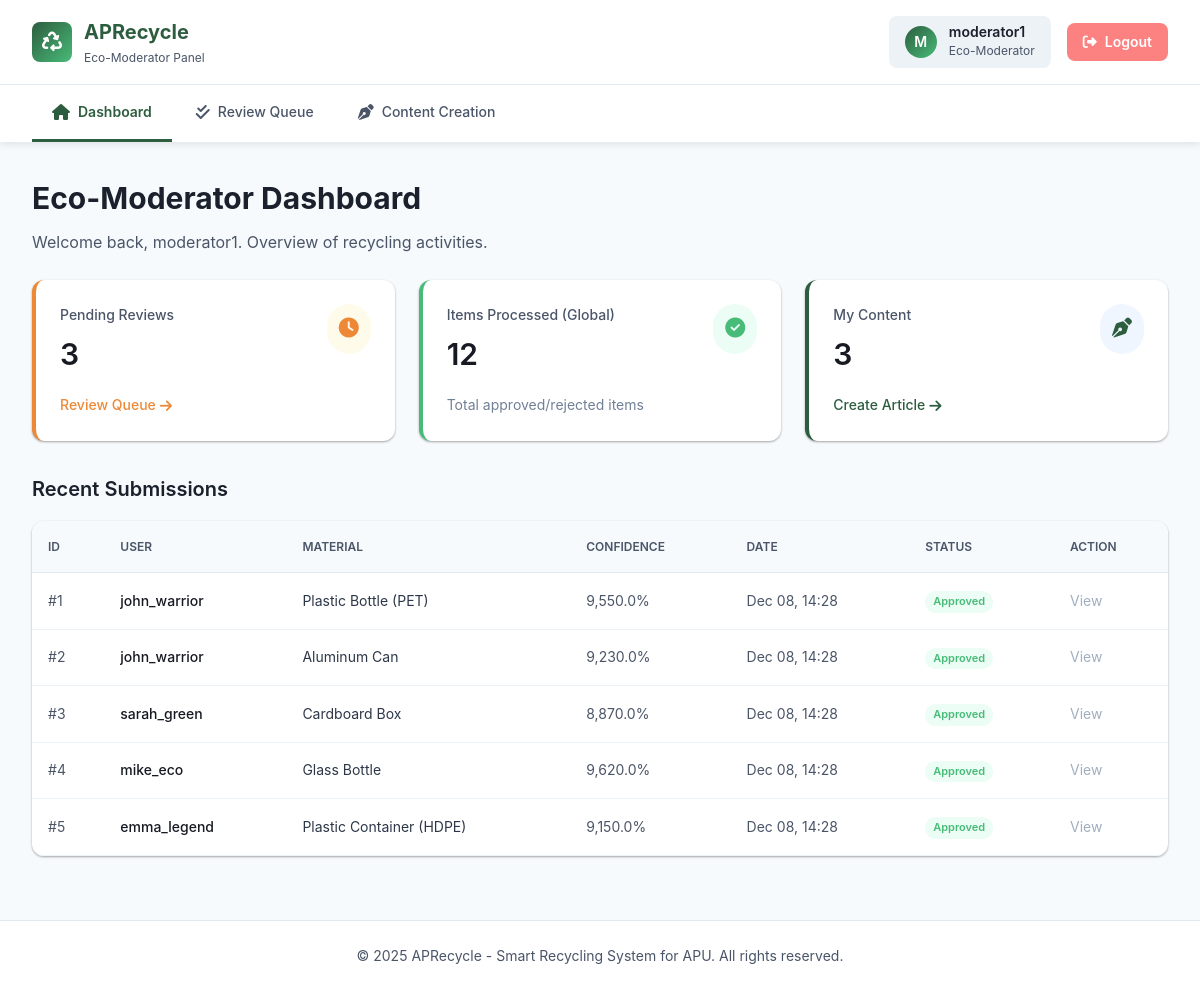
Screenshot of /eco-moderator/dashboard.php (signed in) with the database file from the repository.
### tables this page shows
CREATE TABLE IF NOT EXISTS `recycling_submission` (
  `submission_id` int NOT NULL AUTO_INCREMENT,
  `user_id` int NOT NULL,
  `bin_id` int NOT NULL,
  `image_url` varchar(255) NOT NULL,
  `ai_confidence` decimal(5,2) NOT NULL,
  `status` varchar(20) NOT NULL,
  `moderator_feedback` text,
  `created_at` datetime NOT NULL DEFAULT CURRENT_TIMESTAMP,
  PRIMARY KEY (`submission_id`),
  KEY `user_id` (`user_id`),
  KEY `bin_id` (`bin_id`)
);

CREATE TABLE IF NOT EXISTS `user` (
  `user_id` int NOT NULL AUTO_INCREMENT,
  `username` varchar(50) NOT NULL,
  `password` varchar(255) NOT NULL,
  `email` varchar(255) NOT NULL,
  `role` varchar(20) NOT NULL,
  `qr_code` varchar(255) NOT NULL,
  `lifetime_points` int NOT NULL DEFAULT '0',
  `created_at` datetime NOT NULL DEFAULT CURRENT_TIMESTAMP,
  `team_id` int DEFAULT NULL,
  PRIMARY KEY (`user_id`),
  KEY `team_id` (`team_id`)
);

CREATE TABLE IF NOT EXISTS `material` (
  `material_id` int NOT NULL AUTO_INCREMENT,
  `material_name` varchar(100) NOT NULL,
  `points_per_item` int NOT NULL,
  PRIMARY KEY (`material_id`)
);

### eco-moderator/dashboard.php (the view, shortened to what this page needs)
<?php
require_once 'includes/header.php';
$conn = getDBConnection();
$user_id = $_SESSION['user_id'];
$sql_pending = "SELECT COUNT(*) as count FROM recycling_submission WHERE status = 'pending'";
$res_pending = $conn->query($sql_pending);
$pending_count = $res_pending->fetch_assoc()['count'];
$sql_processed = "SELECT COUNT(*) as count FROM recycling_submission WHERE status IN ('approved', 'rejected')";
$res_processed = $conn->query($sql_processed);
$processed_count = $res_processed->fetch_assoc()['count'];
$sql_content = "SELECT COUNT(*) as count FROM educational_content WHERE author_id = ?";
$stmt_content = $conn->prepare($sql_content);
$stmt_content->bind_param("i", $user_id);
$stmt_content->execute();
$content_count = $stmt_content->get_result()->fetch_assoc()['count'];
$sql_recent = "SELECT s.submission_id, s.image_url, s.ai_confidence, s.status, s.created_at, u.username, m.material_name
               FROM recycling_submission s
               LEFT JOIN user u ON s.user_id = u.user_id
               LEFT JOIN submission_material sm ON s.submission_id = sm.submission_id
               LEFT JOIN material m ON sm.material_id = m.material_id
               ORDER BY s.created_at DESC LIMIT 5";
$recent_submissions = $conn->query($sql_recent);
?>
<div class="page-header">
    <h1 class="page-title">Eco-Moderator Dashboard</h1>
    <p class="page-description">Welcome back, <?php echo htmlspecialchars($_SESSION['username']); ?>. Overview of recycling activities.</p>
</div>
<div style="display: grid; grid-template-columns: repeat(auto-fit, minmax(300px, 1fr)); gap: var(--space-6); margin-bottom: var(--space-8);">
    <div style="background: white; padding: var(--space-6); border-radius: var(--radius-lg); box-shadow: var(--shadow-sm); border-left: 4px solid var(--color-warning);">
        <div style="display: flex; justify-content: space-between; align-items: flex-start; margin-bottom: var(--space-4);">
            <div>
                <p style="color: var(--color-gray-600); margin: 0; font-size: var(--text-sm); font-weight: 500;">Pending Reviews</p>
                <h2 style="font-size: var(--text-3xl); margin: var(--space-1) 0 0 0; color: var(--color-gray-900);"><?php echo $pending_count; ?></h2>
            </div>
            <div style="padding: var(--space-3); background: #FFFBEB; border-radius: var(--radius-full); color: var(--color-warning);">
                <i class="fas fa-clock fa-lg"></i>
            </div>
        </div>
        <a href="review-queue.php" style="color: var(--color-warning); font-size: var(--text-sm); font-weight: 500; text-decoration: none; display: flex; align-items: center; gap: var(--space-1);">
            Review Queue <i class="fas fa-arrow-right"></i>
        </a>
    </div>
    <div style="background: white; padding: var(--space-6); border-radius: var(--radius-lg); box-shadow: var(--shadow-sm); border-left: 4px solid var(--color-success);">
        <div style="display: flex; justify-content: space-between; align-items: flex-start; margin-bottom: var(--space-4);">
            <div>
                <p style="color: var(--color-gray-600); margin: 0; font-size: var(--text-sm); font-weight: 500;">Items Processed (Global)</p>
                <h2 style="font-size: var(--text-3xl); margin: var(--space-1) 0 0 0; color: var(--color-gray-900);"><?php echo $processed_count; ?></h2>
            </div>
            <div style="padding: var(--space-3); background: #ECFDF5; border-radius: var(--radius-full); color: var(--color-success);">
                <i class="fas fa-check-circle fa-lg"></i>
            </div>
        </div>
        <div style="font-size: var(--text-sm); color: var(--color-gray-500);">Total approved/rejected items</div>
    </div>
    <div style="background: white; padding: var(--space-6); border-radius: var(--radius-lg); box-shadow: var(--shadow-sm); border-left: 4px solid var(--color-primary);">
        <div style="display: flex; justify-content: space-between; align-items: flex-start; margin-bottom: var(--space-4);">
            <div>
                <p style="color: var(--color-gray-600); margin: 0; font-size: var(--text-sm); font-weight: 500;">My Content</p>
                <h2 style="font-size: var(--text-3xl); margin: var(--space-1) 0 0 0; color: var(--color-gray-900);"><?php echo $content_count; ?></h2>
            </div>
            <div style="padding: var(--space-3); background: #EFF6FF; border-radius: var(--radius-full); color: var(--color-primary);">
                <i class="fas fa-pen-nib fa-lg"></i>
            </div>
        </div>
        <a href="content-creation.php" style="color: var(--color-primary); font-size: var(--text-sm); font-weight: 500; text-decoration: none; display: flex; align-items: center; gap: var(--space-1);">
            Create Article <i class="fas fa-arrow-right"></i>
        </a>
    </div>
</div>
<h2 style="font-size: var(--text-xl); color: var(--color-gray-800); margin-bottom: var(--space-4);">Recent Submissions</h2>
<div style="background: white; border-radius: var(--radius-lg); box-shadow: var(--shadow-sm); overflow: hidden;">
    <div style="overflow-x: auto;">
        <table style="width: 100%; border-collapse: collapse; text-align: left;">
            <thead style="background: var(--color-gray-50); border-bottom: 1px solid var(--color-gray-200);">
                <tr>
                    <th style="padding: var(--space-4); font-size: var(--text-xs); font-weight: 600; color: var(--color-gray-600); text-transform: uppercase;">ID</th>
                    <th style="padding: var(--space-4); font-size: var(--text-xs); font-weight: 600; color: var(--color-gray-600); text-transform: uppercase;">User</th>
                    <th style="padding: var(--space-4); font-size: var(--text-xs); font-weight: 600; color: var(--color-gray-600); text-transform: uppercase;">Material</th>
                    <th style="padding: var(--space-4); font-size: var(--text-xs); font-weight: 600; color: var(--color-gray-600); text-transform: uppercase;">Confidence</th>
                    <th style="padding: var(--space-4); font-size: var(--text-xs); font-weight: 600; color: var(--color-gray-600); text-transform: uppercase;">Date</th>
                    <th style="padding: var(--space-4); font-size: var(--text-xs); font-weight: 600; color: var(--color-gray-600); text-transform: uppercase;">Status</th>
                    <th style="padding: var(--space-4); font-size: var(--text-xs); font-weight: 600; color: var(--color-gray-600); text-transform: uppercase;">Action</th>
                </tr>
            </thead>
            <tbody style="font-size: var(--text-sm);">
                <?php if ($recent_submissions && $recent_submissions->num_rows > 0): ?>
                        <?php while ($row = $recent_submissions->fetch_assoc()): ?>
                            <tr style="border-bottom: 1px solid var(--color-gray-100);">
                                <td style="padding: var(--space-4); color: var(--color-gray-600);">#<?php echo $row['submission_id']; ?></td>
                                <td style="padding: var(--space-4); font-weight: 500; color: var(--color-gray-900);"><?php echo htmlspecialchars($row['username'] ?? 'Unknown'); ?></td>
                                <td style="padding: var(--space-4); color: var(--color-gray-700);"><?php echo htmlspecialchars($row['material_name'] ?? 'Unclassified'); ?></td>
                                <td style="padding: var(--space-4); color: var(--color-gray-600);">
                                    <?php
                                    $conf = $row['ai_confidence'] * 100;
                                    echo number_format($conf, 1) . '%';
                                    ?>
                                </td>
                                <td style="padding: var(--space-4); color: var(--color-gray-600);"><?php echo date('M d, H:i', strtotime($row['created_at'])); ?></td>
                                <td style="padding: var(--space-4);">
                                    <?php
                                    $status_color = 'var(--color-gray-500)';
                                    $bg_color = 'var(--color-gray-100)';
                                    $label = ucfirst($row['status']);
                                    if ($row['status'] == 'approved') {
                                        $status_color = 'var(--color-success)';
                                        $bg_color = '#ECFDF5';
                                    } elseif ($row['status'] == 'rejected') {
                                        $status_color = 'var(--color-error)';
                                        $bg_color = '#FEF2F2';
                                    } elseif ($row['status'] == 'pending') {
                                        $status_color = 'var(--color-warning)';
                                        $bg_color = '#FFFBEB';
                                    }
                                    ?>
                                    <span style="display: inline-block; padding: 2px 8px; border-radius: var(--radius-full); font-size: 11px; font-weight: 600; color: <?php echo $status_color; ?>; background: <?php echo $bg_color; ?>;">
                                        <?php echo $label; ?>
                                    </span>
                                </td>
                                <td style="padding: var(--space-4);">
                                    <?php if ($row['status'] == 'pending'): ?>
                                        <a href="review-queue.php?id=<?php echo $row['submission_id']; ?>" style="color: var(--color-primary); font-weight: 500; text-decoration: none;">Review</a>
                                    <?php else: ?>
                                        <span style="color: var(--color-gray-400);">View</span>
                                    <?php endif; ?>
                                </td>
                            </tr>
                        <?php endwhile; ?>
                <?php else: ?>
                        <tr>
                            <td colspan="7" style="padding: var(--space-8); text-align: center; color: var(--color-gray-500);">No recent submissions found.</td>
                        </tr>
                <?php endif; ?>
            </tbody>
        </table>
    </div>
</div>
<?php
require_once 'includes/footer.php';
?>

### rows the page displays
recycling_submission: submission_id "1", user.username "john_warrior", material.material_name "Plastic Bottle (PET)", ai_confidence "9,550.0", created_at "Dec 08, 14:28", status "Approved", shows "View"
recycling_submission: submission_id "2", user.username "john_warrior", material.material_name "Aluminum Can", ai_confidence "9,230.0", created_at "Dec 08, 14:28", status "Approved", shows "View"
recycling_submission: submission_id "3", user.username "sarah_green", material.material_name "Cardboard Box", ai_confidence "8,870.0", created_at "Dec 08, 14:28", status "Approved", shows "View"
recycling_submission: submission_id "4", user.username "mike_eco", material.material_name "Glass Bottle", ai_confidence "9,620.0", created_at "Dec 08, 14:28", status "Approved", shows "View"
recycling_submission: submission_id "5", user.username "emma_legend", material.material_name "Plastic Container (HDPE)", ai_confidence "9,150.0", created_at "Dec 08, 14:28", status "Approved", shows "View"

### other values shown
substr($_SESSION['username'], 0, 1) "M"
$_SESSION['username'] "moderator1"
$pending_count "3"
$processed_count "12"
$content_count "3"
